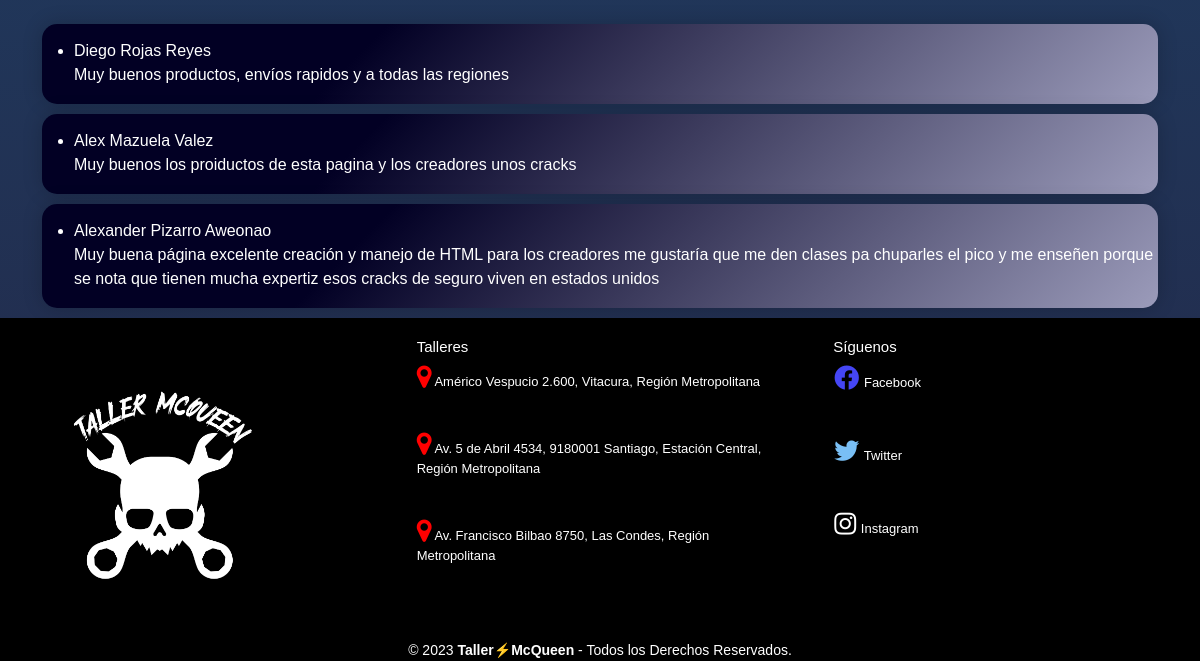
Page /mycontacto (lower part) on the earlier database version.
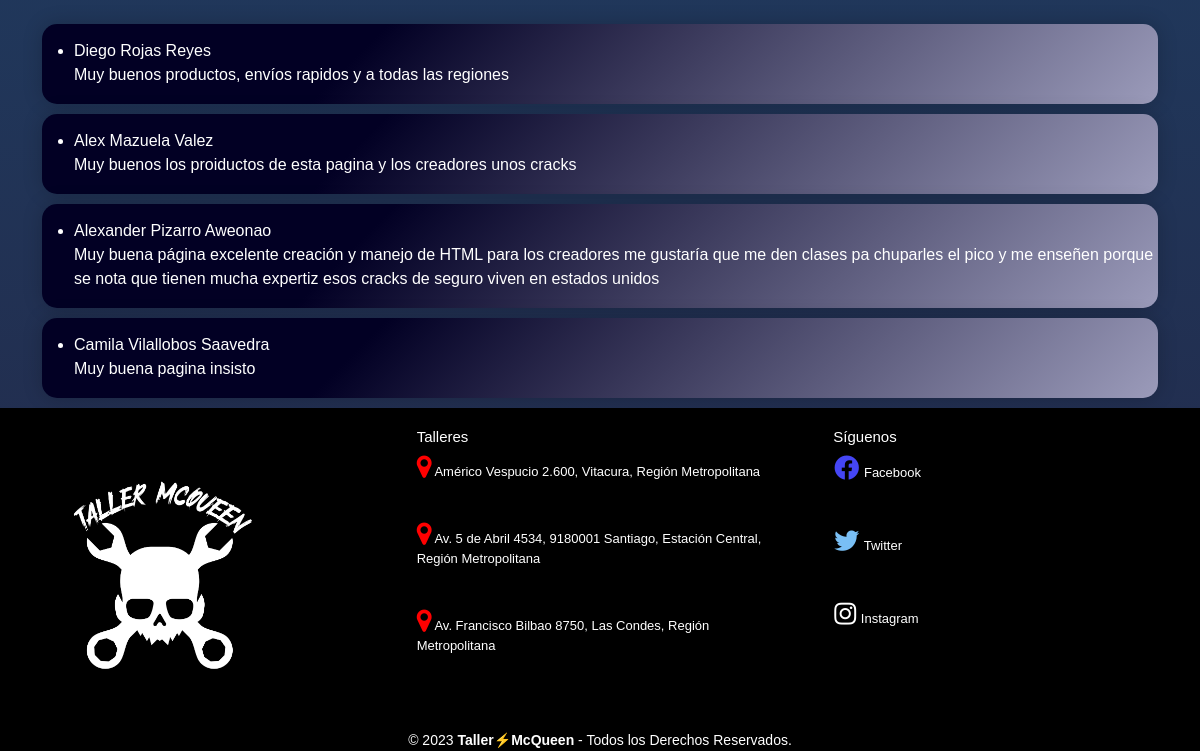
Same page on the later database version.
### productos/models.py (models this page shows, shortened)
class ContactoAdmin(models.Model):
    nombre=models.CharField(max_length=30)
    apellidoP=models.CharField(max_length=30)
    apellidoM=models.CharField(max_length=30)
    rut=models.CharField(max_length=11)
    genero=models.IntegerField(null=False, blank=False,choices=opciones_genero
                               ,default=1)
    direccion=models.CharField(max_length=50)
    email=models.EmailField(max_length=60)
    phone=models.CharField(max_length=11)
    mensaje=models.CharField(max_length=300)

### productos/views.py (the view)
# urls.py: path('mycontacto', views.contacto, name='contacto'),
def contacto(request):
    productos= ContactoAdmin.objects.raw('SELECT * from productos_contactoadmin')
    print(productos)
    context={'productos':productos}
    return render(request, 'productos/contacto.html',context)

### productos/templates/productos/contacto.html (shortened to what this page needs)
{% extends 'productos/base.html' %}
{% load static %}
{% block contenido%}
<body id="contacto">
    <div class="container" id="msjusers" style="color: white;">
        <div>
            <br>
            {% for productos in productos %}
            <div id="contenedormsj">
                <ul>
                    <li>{{productos.nombre}} {{productos.apellidoP}} {{productos.apellidoM}}
                    <br>
                    {{productos.mensaje}}
                </ul>
            </div>
            {% endfor %}
        </div>
    </div>
</body>
{% endblock%}

Differences in the rows shown:
added ContactoAdmin: nombre "Camila", apellidoP "Vilallobos", apellidoM "Saavedra", mensaje "Muy buena pagina insisto"
